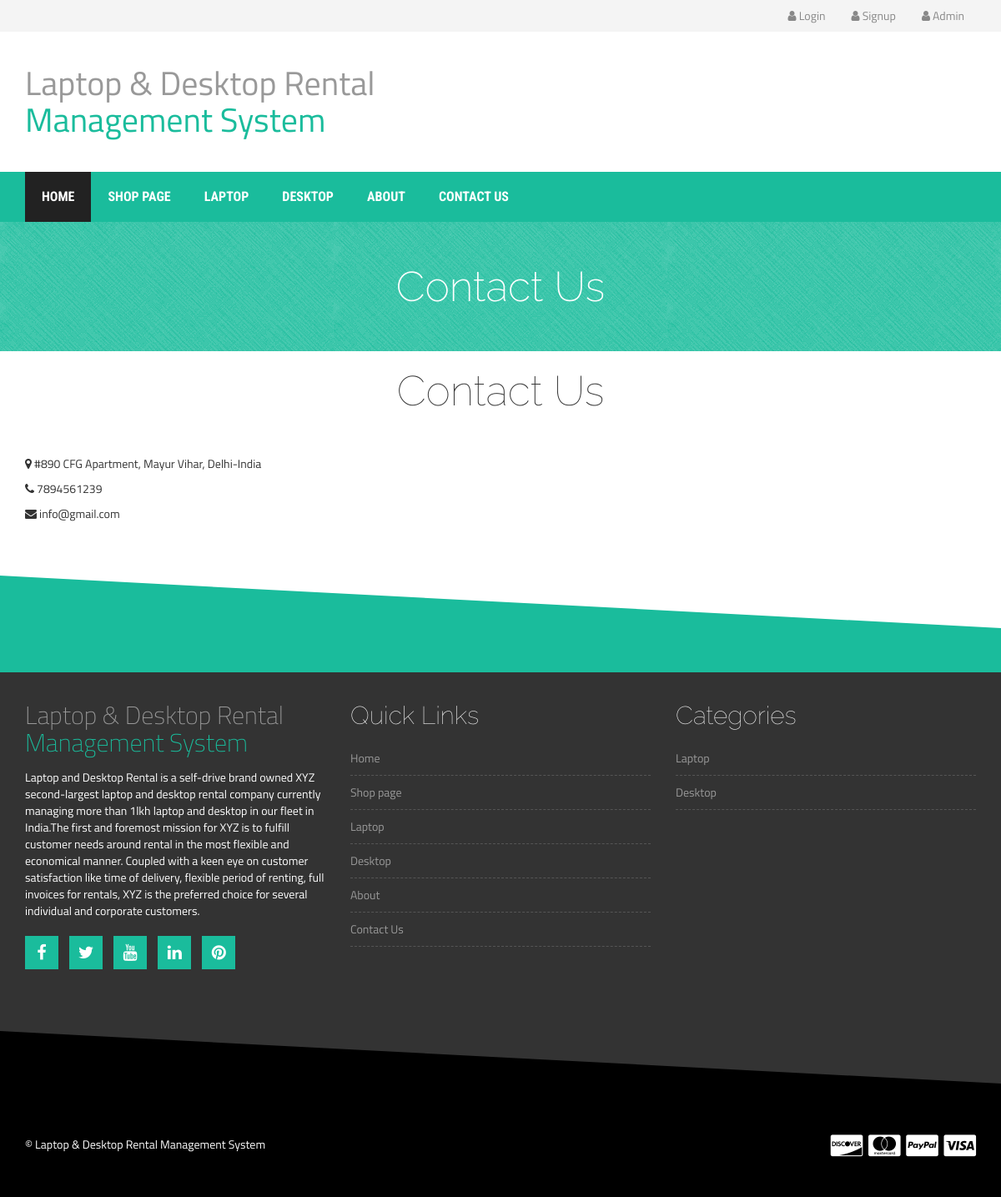
Page /contactus.php on the committed database.
### tables this page shows
CREATE TABLE `tblpage` (
  `ID` int(10) NOT NULL,
  `PageType` varchar(200) DEFAULT NULL,
  `PageTitle` mediumtext DEFAULT NULL,
  `PageDescription` mediumtext DEFAULT NULL,
  `Email` varchar(200) DEFAULT NULL,
  `MobileNumber` bigint(10) DEFAULT NULL,
  `UpdationDate` timestamp NOT NULL DEFAULT current_timestamp() ON UPDATE current_timestamp()
);

### contactus.php (the view, shortened to what this page needs)
<?php
include('includes/dbconnection.php');
?>
<!DOCTYPE html>
<html lang="en">
  <head>
    <link rel="stylesheet" href="http://maxcdn.bootstrapcdn.com/bootstrap/3.2.0/css/bootstrap.min.css">
    <link rel="stylesheet" href="http://maxcdn.bootstrapcdn.com/font-awesome/4.3.0/css/font-awesome.min.css">
    <link rel="stylesheet" href="css/owl.carousel.css">
    <link rel="stylesheet" href="style.css">
    <link rel="stylesheet" href="css/responsive.css">
  </head>
  <body>
    <?php include_once('includes/header.php');?>
    <div class="product-big-title-area">
        <div class="container">
            <div class="row">
                <div class="col-md-12">
                    <div class="product-bit-title text-center">
                        <h2>Contact Us</h2>
                    </div>
                </div>
            </div>
        </div>
    </div>
    <div class="maincontent-area">
        <div class="zigzag-bottom"></div>
        <div class="container">
            <div class="row">
                <div class="col-md-12">
                     <?php
 $query=mysqli_query($con,"select * from  tblpage where PageType='contactus'");
 while ($row=mysqli_fetch_array($query)) {
 ?>
                    <div class="latest-product">
                        <h2 class="section-title" style="padding-top: 20px"><?php  echo $row['PageTitle'];?></h2>
                        <p><i class="fa fa-map-marker"></i>  <?php  echo $row['PageDescription'];?></p>
                       <p><i class="fa fa-phone"></i>  <?php  echo $row['MobileNumber'];?></p>
                       <p><i class="fa fa-envelope"></i>  <?php  echo $row['Email'];?></p>
                    </div><?php } ?>
                </div>
            </div>
        </div>
    </div>
    <?php include_once('includes/footer.php');?>
  </body>
</html>

### includes/footer.php
<div class="footer-top-area">
        <div class="zigzag-bottom"></div>
        <div class="container">
            <div class="row">
                <div class="col-md-4 col-sm-6">
                    <div class="footer-about-us">
                        <h2>Laptop & Desktop Rental<span>  Management System</span></h2>
                        <?php
 $query=mysqli_query($con,"select * from  tblpage where PageType='aboutus'");
 while ($row=mysqli_fetch_array($query)) {
 ?>
                        <p style="color:#fff !important"><?php  echo $row['PageDescription'];?></p><?php } ?>
                        <div class="footer-social">
                            <a href="#" target="_blank"><i class="fa fa-facebook"></i></a>
                            <a href="#" target="_blank"><i class="fa fa-twitter"></i></a>
                            <a href="#" target="_blank"><i class="fa fa-youtube"></i></a>
                            <a href="#" target="_blank"><i class="fa fa-linkedin"></i></a>
                            <a href="#" target="_blank"><i class="fa fa-pinterest"></i></a>
                        </div>
                    </div>
                </div>
                <div class="col-md-4 col-sm-6">
                    <div class="footer-menu">
                        <h2 class="footer-wid-title">Quick Links </h2>
                        <ul>
                           <li class="active"><a href="index.php">Home</a></li>
                        <li><a href="shop.php">Shop page</a></li>
                        <li><a href="laptop.php">Laptop</a></li>
                        <li><a href="desktop.php">Desktop</a></li>
                        <li><a href="aboutus.php">About</a></li>
                        <li><a href="contactus.php">Contact Us</a></li>
                        </ul>
                    </div>
                </div>
                <div class="col-md-4 col-sm-6">
                    <div class="footer-menu">
                        <h2 class="footer-wid-title">Categories</h2>
                        <ul>
                            <li><a href="laptop.php">Laptop</a></li>
                            <li><a href="desktop.php">Desktop</a></li>
                        </ul>
                    </div>
                </div>
            </div>
        </div>
    </div>
    <div class="footer-bottom-area">
        <div class="container">
            <div class="row">
                <div class="col-md-8">
                    <div class="copyright">
                        <p>&copy; Laptop & Desktop Rental Management System</p>
                    </div>
                </div>
                <div class="col-md-4">
                    <div class="footer-card-icon">
                        <i class="fa fa-cc-discover"></i>
                        <i class="fa fa-cc-mastercard"></i>
                        <i class="fa fa-cc-paypal"></i>
                        <i class="fa fa-cc-visa"></i>
                    </div>
                </div>
            </div>
        </div>
    </div>

### style.css (style rules this page uses)
h1, h2, h3, h4, h5, h6 { font-weight: 700; margin: 0 0 15px; }
body { font-family: "Titillium Web", sans-serif; }
.slider-area, .promo-area, .brands-area, .maincontent-area, .footer-top-area, .product-widget-area, .product-breadcroumb-area, .single-product-area { position: relative; overflow: hidden; }
.zigzag-bottom { background: none repeat scroll 0 0 #1abc9c; bottom: -80px; height: 165px; left: -5%; position: absolute; transform: rotate(3deg); width: 108%; z-index: 9; }
.section-title { font-family: "Raleway", sans-serif; font-size: 50px; font-weight: 100; margin-bottom: 50px; text-align: center; }
.maincontent-area { padding-bottom: 170px; }
.footer-top-area .zigzag-bottom { background: #000; }
.footer-top-area { background: none repeat scroll 0 0 #333; color: #999; padding: 35px 0 180px; }
.footer-bottom-area { background: #000; color: #fff; }
.footer-about-us span { color: #1abc9c; }
.footer-wid-title { font-family: raleway; font-size: 30px; font-weight: 100; color: #fff; }
.footer-about-us h2 { font-weight: 200; }
.footer-menu ul { list-style: outside none none; margin: 0; padding: 0; }
.footer-menu ul li { border-bottom: 1px dashed #555; padding: 5px 0; }
.footer-menu a { display: block; padding: 5px 0; color: #999; }
.footer-social a { background: none repeat scroll 0 0 #1abc9c; color: #fff; display: inline-block; font-size: 20px; height: 40px; margin-bottom: 10px; margin-right: 10px; padding-top: 5px; text-align: center; width: 40px; border: 1px solid #1abc9c; }
.footer-social { margin-top: 20px; }
a { color: #1abc9c; }
.footer-bottom-area { background: none repeat scroll 0 0 #000; color: #fff; padding-bottom: 40px; }
.footer-card-icon { font-size: 30px; text-align: right; }
.copyright > p { margin: 10px 0 0; }
.product-big-title-area { background: url(img/crossword.png) repeat scroll 0 0 #1abc9c; }
.product-bit-title h2 { font-family: raleway; font-size: 50px; font-weight: 200; margin: 0; padding: 50px 0; color: #fff; }

### rows in the picture
tblpage: PageTitle "Contact Us", PageDescription "#890 CFG Apartment, Mayur Vihar, Delhi-India", MobileNumber "7894561239", Email "info@gmail.com"
tblpage: PageDescription "Laptop and Desktop Rental is a self-drive brand owned XYZ second-largest laptop and desktop rental company currently managing more than 1lkh laptop and desktop in our fleet in India.The first and foremost mission for XYZ is to fulfill customer needs around rental in the most flexible and economical manner. Coupled with a keen eye on customer satisfaction like time of delivery, flexible period of renting, full invoices for rentals, XYZ is the preferred choice for several individual and corporate customers."
